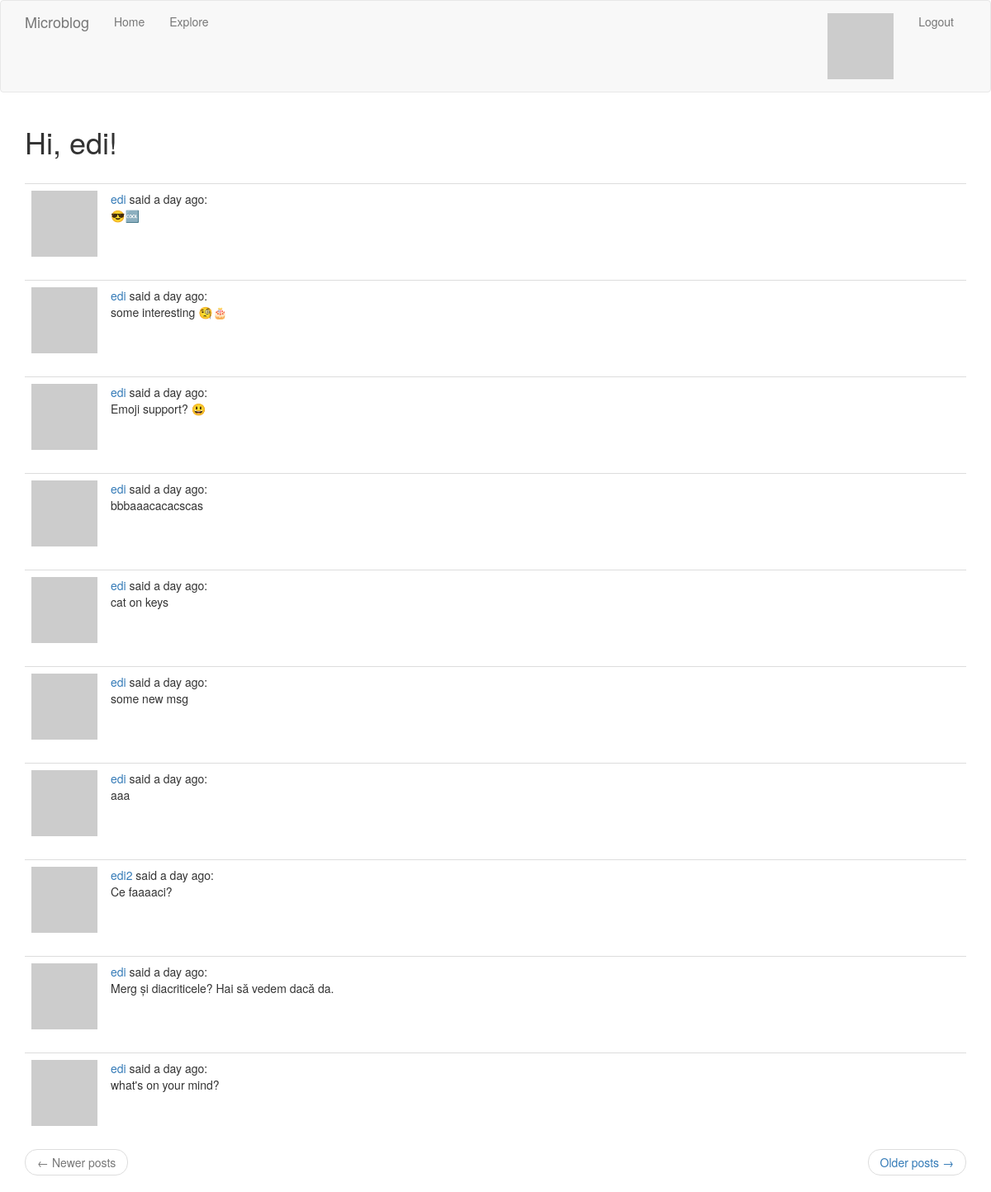
Page /explore (signed in) on the committed database.
### app/models.py (models this page shows, shortened)
class User(UserMixin, db.Model):
    id = db.Column(db.Integer, primary_key=True)
    username = db.Column(db.String(64), index=True, unique=True)
    email = db.Column(db.String(120), index=True, unique=True)
    password_hash = db.Column(db.String(128))
    """
    user.posts will retrieve all the Posts made by this User
    post.author will retrieve the User that made the Post
    """
    posts = db.relationship("Post", backref="author", lazy="dynamic")
    about_me = db.Column(db.String(140))
    last_seen = db.Column(db.DateTime, default = datetime.utcnow)
    """
    Define many-to-many relationship between User instances.
    user1 = user2 has the meaning of: user1 is following user2
        * secondary = sets association table defined above
        * primaryjoin = links follower with association table
        * secondaryjoin = links followed with association table
    """
    followed = db.relationship(
        "User", secondary = followers,
        primaryjoin=(followers.c.follower_id == id),
        secondaryjoin=(followers.c.followed_id == id),
        backref=db.backref("followers", lazy = "dynamic"), lazy = "dynamic")
    def avatar(self, size):
        digest = md5(self.email.lower().encode("utf-8")).hexdigest()
        return "https://www.gravatar.com/avatar/{}?d=identicon&s={}".format(digest, size)

class Post(db.Model):
    id = db.Column(db.Integer, primary_key=True)
    body = db.Column(db.String(140))
    timestamp = db.Column(db.DateTime, index=True, default=datetime.utcnow)
    user_id = db.Column(db.Integer, db.ForeignKey("user.id"))

### app/routes.py (the view)
@app.route("/explore")
@login_required
def explore():
    page = request.args.get(key = 'page', default = 1, type = int)
    ret_404_on_empty_range = False
    posts = Post.query.order_by(Post.timestamp.desc())\
            .paginate(page, app.config['POSTS_PER_PAGE'], ret_404_on_empty_range)
    next_url = url_for("explore", page = posts.next_num)\
            if posts.has_next else None
    prev_url = url_for("explore", page = posts.prev_num)\
            if posts.has_prev else None
    return render_template("index.html", title = "Explore", posts = posts.items,
            next_url = next_url, prev_url = prev_url)

### app/models.py (called while the page is built)
@login.user_loader
def load_user(id):
    return User.query.get(int(id))

### app/routes.py (called while the page is built)
@app.before_request
def before_request():
    if current_user.is_authenticated:
        current_user.last_seen = datetime.utcnow()
        db.session.commit()

### app/templates/index.html (shortened to what this page needs)
{% extends "base.html" %}
{% import "bootstrap/wtf.html" as wtf %}
{% block app_content %}
    <h1>Hi, {{ current_user.username }}!</h1>
    {% include "paginated_posts.html" %}
{% endblock %}

### app/templates/sub_post.html
<table class="table table-hover">
    <tr>
        <td class="col-xs-1">
            <a href={{url_for("user", username = post.author.username)}}>
                <img src="{{ post.author.avatar(64) }}" />
            </a>
        </td>
        <td class = "col-xs-11">
            <a href={{url_for("user", username = post.author.username)}}>
                {{ post.author.username }}
            </a>
            said {{ moment(post.timestamp).fromNow() }}:<br>{{ post.body }}
        </td>
    </tr>
</table>

### rows in the picture
User: username "edi"
Post: author.username "edi", timestamp "a day ago", body "😎🆒"
Post: author.username "edi", timestamp "a day ago", body "some interesting 🧐🎂"
Post: author.username "edi", timestamp "a day ago", body "Emoji support? 😃"
Post: author.username "edi", timestamp "a day ago", body "bbbaaacacacscas"
Post: author.username "edi", timestamp "a day ago", body "cat on keys"
Post: author.username "edi", timestamp "a day ago", body "some new msg"
Post: author.username "edi", timestamp "a day ago", body "aaa"
Post: author.username "edi2", timestamp "a day ago", body "Ce faaaaci?"
Post: author.username "edi", timestamp "a day ago", body "Merg și diacriticele? Hai să vedem dacă da."
Post: author.username "edi", timestamp "a day ago", body "what's on your mind?"
